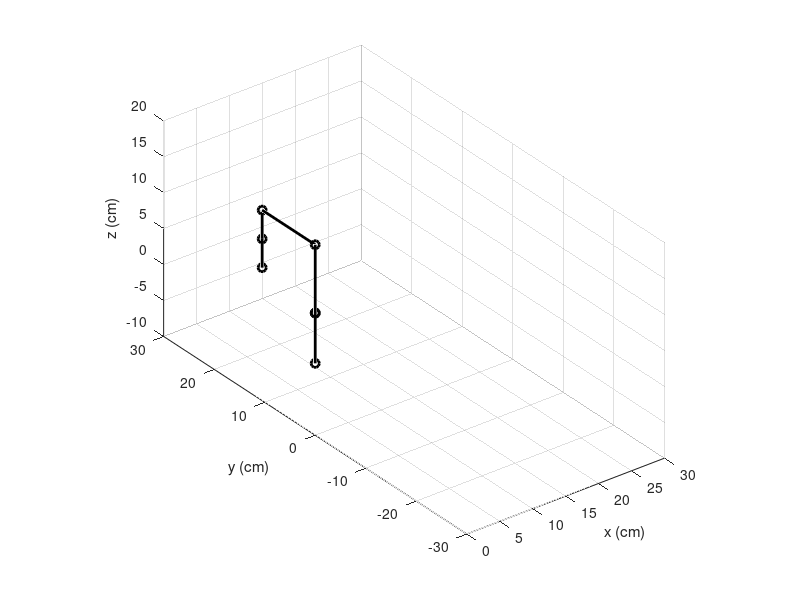

Reproduce this figure in MATLAB.
%length of each joint
l1 = 7 ;
l2 = 0;
l3 = 9.5;
l4 = 10.5;
l5 = 4;
l6 = 4;

%% Plot the robotic arm, in 6(start and end positions are the same) different positions.

pt=zeros(7,3);%to save end-effector position

%finding the postion of each joint and end effector from 0 to 4secs 
for i=0:0.1:4
   %%%%Equations found for the fifth order polynomial for position joints. 
    t=i;
    q1r = -90+2*t^2+26.125*t^3-9.921875*t^4+0.9921875*t^5;
    q2r = 2*t^2+12.0625*t^3-4.6484*t^4+0.46484*t^5 ;
    q3r = 2*t^2-16.063*t^3+5.898445*t^4-0.5898*t^5;
    q4r = 2*t^2-30.125*t^3+11.1719*t^4-1.1172*t^5 ;
    q5r = 180+2*t^2-16.063*t^3+5.89844*t^4-0.5898*t^5 ;
    q1=q1r;
    q2=q2r;
    q3=q3r;
    q4=q4r;
    q5=q5r;
    
   
    %% Trigonometric abbreviations
    c1 = cosd(q1);
    c2 = cosd(q2);
    c3 = cosd(q3);
    c4 = cosd(q4);
    c5 = cosd(q5); 
    s1 = sind(q1);
    s2 = sind(q2);
    s3 = sind(q3);
    s4 = sind(q4);
    s5 = sind(q5);
    
    T1 = [c1 -s1 0 0;s1 c1 0 0; 0 0 1 l1; 0 0 0 1];
    T2 = [c2 -s2 0 0;0 0 -1 0; s2 c2 0 0; 0 0 0 1];
    T3 = [c3 -s3 0 l3;s3 c3 0 0; 0 0 1 0; 0 0 0 1];
    T4 = [c4 -s4 0 l4;s4 c4 0 0; 0 0 1 0; 0 0 0 1];
    T5 = [c5 -s5 0 0;0 0 1 l5; -s5 -c5 0 0; 0 0 0 1];
    T6 = [1 0 0 0;0 1 0 0; 0 0 1 l6; 0 0 0 1];
    
    %forward kinematics
    FK = T1*T2*T3*T4*T5*T6;
   
    %base position
    x0 = 0;
    y0 = 0;
    z0 = 0;
    %T1(1:3,4)- first joint position
    x1 = 0;
    y1 = 0;
    z1 = 7;
    
    %M=T1*T2; M(1:3,4); second joint position
    x2 = 0;
    y2 = 0;
    z2 = 7;
    
    %M=T1*T2*T3; M(1:3,4);
    x3 = (19*cosd(q1)*cosd(q2))/2;
    y3 = (19*cosd(q2)*sind(q1))/2;
    z3 = (19*sind(q2))/2 + 7;

    %M=T1*T2*T3*T4; M(1:3,4);    
    x4 = (cosd(q1)*(21*cosd(q2 + q3) + 19*cosd(q2)))/2;
    y4 = (sind(q1)*(21*cosd(q2 + q3) + 19*cosd(q2)))/2;
    z4 = (21*sind(q2 + q3))/2 + (19*sind(q2))/2 + 7;

    %M=T1*T2*T3*T4*T5; M(1:3,4); 
    x5 = (cosd(q1)*(21*cosd(q2 + q3) - 8*sind(q2 + q3 + q4) + 19*cosd(q2)))/2;
    y5 = (sind(q1)*(21*cosd(q2 + q3) - 8*sind(q2 + q3 + q4) + 19*cosd(q2)))/2;
    z5 = 4*cosd(q2 + q3 + q4) + (21*sind(q2 + q3))/2 + (19*sind(q2))/2 + 7;

    
    %FK(1:3,4);end effector position
    xt = (cosd(q1)*(21*cosd(q2 + q3) - 16*sind(q2 + q3 + q4) + 19*cosd(q2)))/2;
    yt = (sind(q1)*(21*cosd(q2 + q3) - 16*sind(q2 + q3 + q4) + 19*cosd(q2)))/2;
    zt = 8*cosd(q2 + q3 + q4) + (21*sind(q2 + q3))/2 + (19*sind(q2))/2 + 7;
    

    
    figure (1) 
    
    xx = [ x0; x1; x2; x3; x4; x5; xt ] ;
    yy = [ y0; y1; y2; y3; y4; y5; yt ] ;
    zz = [ z0; z1; z2; z3; z4; z5; zt ] ;
    
    %plotting links
    plot3(xx,yy,zz,'ko-','Linewidth',2)
    grid on
    axis equal
    hold on
    axis([0 30 -30 30 -10 20])    
    xlabel('x (cm)') ; ylabel('y (cm)') ;zlabel('z (cm)');
    

    pause(1)
     
     
    hold off
  
end